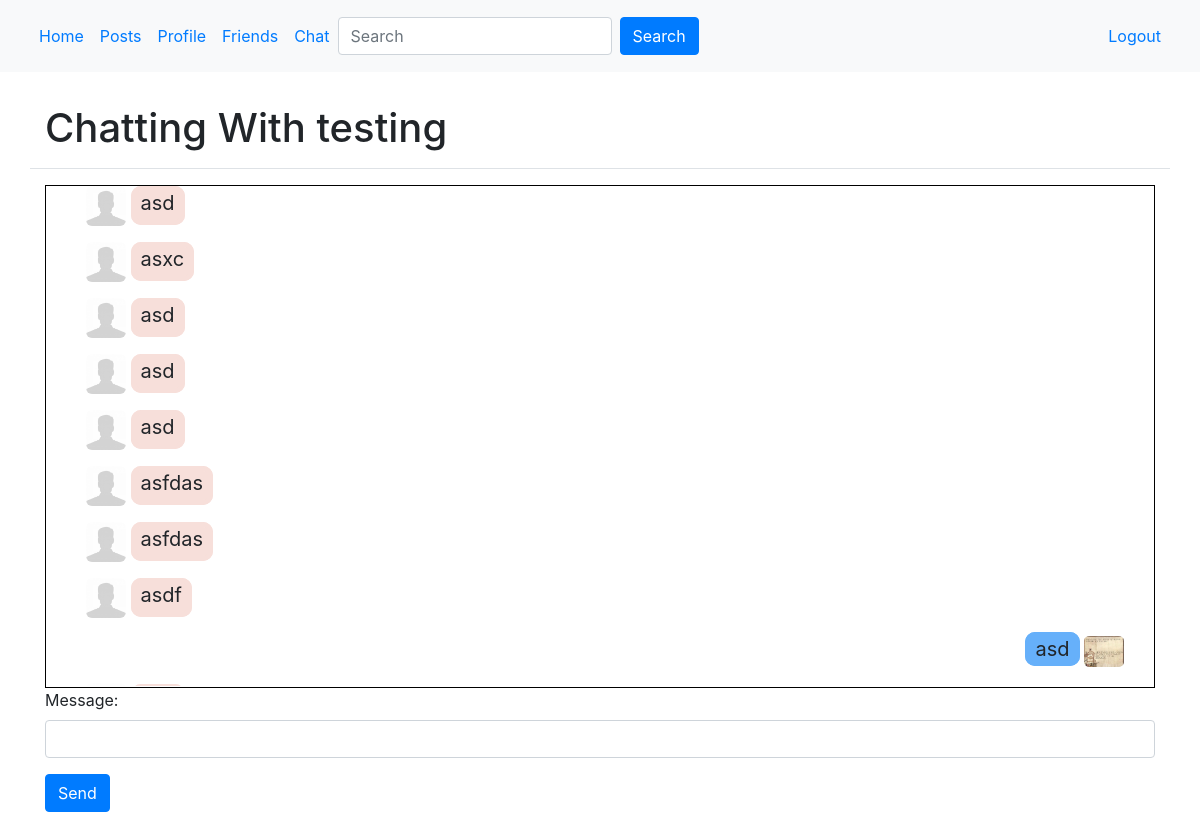
Page /chat/testing/ (signed in) on the committed database.
### chat/models.py (models this page shows, shortened)
class Thread(models.Model):
    first = models.ForeignKey(settings.AUTH_USER_MODEL, on_delete=models.CASCADE, related_name='chat_thread_first')
    second = models.ForeignKey(settings.AUTH_USER_MODEL, on_delete=models.CASCADE, related_name='chat_thread_second')
    updated = models.DateTimeField(auto_now=True)
    timestamp = models.DateTimeField(auto_now_add=True)
    objects      = ThreadManager()

class ChatMessage(models.Model):
    thread = models.ForeignKey(Thread, null=True, blank=True, on_delete=models.SET_NULL)
    user = models.ForeignKey(settings.AUTH_USER_MODEL, verbose_name='sender', on_delete=models.CASCADE)
    message = models.TextField()
    timestamp = models.DateTimeField(auto_now_add=True)

### profiles/models.py (models this page shows, shortened)
class UserProfile(models.Model):
    user = models.OneToOneField(User, on_delete=models.CASCADE)
    age = models.IntegerField(blank=True, null=True)
    gender = models.CharField(max_length=25, null=True, blank=True, default="")
    icon = models.ImageField(upload_to=upload_path, blank=True, null=True, default='photos/default.jpg')
    gallery = models.ImageField(upload_to=upload_path, blank=True, null=True)
    friends = models.ManyToManyField("UserProfile", blank=True)

### chat/views.py (the view, shortened to what this page needs)
# urls.py: re_path(r"^(?P<username>[\w.@+-]+)/$", ThreadView.as_view(), name='thread'),
class ThreadView(LoginRequiredMixin, FormMixin, DetailView):
    template_name = 'chat/thread.html'
    form_class = ComposeForm
    success_url = './'
    def get_object(self):
        other_username  = self.kwargs.get("username")
        obj, created    = Thread.objects.get_or_new(self.request.user, other_username)
        if obj == None:
            raise Http404
        return obj
    def get_context_data(self, **kwargs):
        context = super().get_context_data(**kwargs)
        context['form'] = self.get_form()
        return context

### chat/forms.py
class ComposeForm(forms.Form):
    message = forms.CharField(
            widget=forms.TextInput(
                attrs={"class": "form-control"}
                )
            )

### chat/models.py (called while the page is built, shortened)
    def get_or_new(self, user, other_username): # get_or_create
        username = user.username
        if username == other_username:
            return None
        qlookup1 = Q(first__username=username) & Q(second__username=other_username)
        qlookup2 = Q(first__username=other_username) & Q(second__username=username)
        qs = self.get_queryset().filter(qlookup1 | qlookup2).distinct()
        if qs.count() == 1:
            return qs.first(), False
        elif qs.count() > 1:
            return qs.order_by('timestamp').first(), False

### chat/templates/chat/thread.html (shortened to what this page needs)
{% extends 'main/base.html' %}
{% block content %}
<div class='container'>
    <div class='row border-bottom my-3 py-3'>
        <div class='col'>
            <h1 class='p-0 m-0'>Chatting With {% if user != object.first %}{{ object.first }}{% else %}{{ object.second }}{% endif %}</h1>
        </div>
    </div>
		<div id="dialog-window">
  			<div id="scrollable-content">
    			<ul id='chat-items'>
     				{% for chat in object.chatmessage_set.all %}
     					{% if chat.user == user %}
							<p id="align-right">
								<span id='myuser-message'>{{ chat.message }}</span>
								<img id='image-pic' src='{{ chat.user.userprofile.icon.url }}'>
							</p>
   	 					{% else %}
   	 						<p id="align-left">
        					<img id='image-pic' src='{{ chat.user.userprofile.icon.url }}'>
        					<span id='chatting-with-message'>{{ chat.message }}</span>
        					</p>
						{% endif %}
					{% endfor %}
				</ul>
			</div>
		</div>
		<form id='form' method='POST'> {% csrf_token %}
				{{form.as_p }}
			<input type='submit' class='btn btn-primary' value='Send'/>
		</form>
	</div>
{% endblock %}

### chat/templates/chat/thread.html (style rules this page uses)
#myuser-message { text-align: right; font-size: 20px; border: 5px solid rgb(102, 176, 250); border-radius: 10px; background-color: rgb(102, 176, 250); padding-right: 5px; padding-left: 5px; }
#align-right { text-align: right; padding-right: 30px; }
#align-left { text-align: left; }
#chatting-with-message { text-align: left; font-size: 20px; border: 5px solid rgb(247, 223, 218); border-radius: 10px; background-color: rgb(247, 223, 218); padding-right: 5px; padding-left: 5px; padding-bottom: 5px; }
#dialog-window { height: 503px; border: 1px black solid; }
#scrollable-content { height: 500px; overflow: auto; }
#image-pic { border-radius: 15%; width: 40px; }

### rows in the picture
Thread: first "testing"
ChatMessage: user.userprofile.icon (placeholder picture), message "asd"
ChatMessage: user.userprofile.icon (placeholder picture), message "asxc"
ChatMessage: user.userprofile.icon (placeholder picture), message "asd"
ChatMessage: user.userprofile.icon (placeholder picture), message "asd"
ChatMessage: user.userprofile.icon (placeholder picture), message "asd"
ChatMessage: user.userprofile.icon (placeholder picture), message "asfdas"
ChatMessage: user.userprofile.icon (placeholder picture), message "asfdas"
ChatMessage: user.userprofile.icon (placeholder picture), message "asdf"
ChatMessage: message "asd", user.userprofile.icon (picture)
ChatMessage: user.userprofile.icon (placeholder picture)
